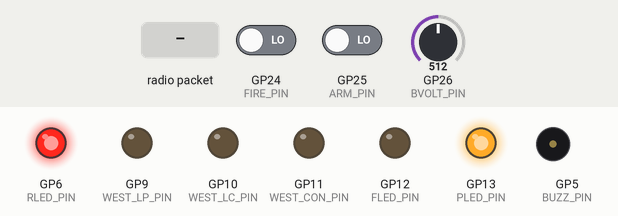
A sketch run on a simulated Raspberry Pi Pico. Shown: output pins drawn as LEDs (lit = HIGH), buzzer (waves = sounding, pin HIGH). Dashed ring = blinking. Inputs (shaded band) come from the test bench; at power-on: GP25 (ARM_PIN) LOW, GP24 (FIRE_PIN) LOW, GP26 (BVOLT_PIN) = 512. No radio packets arrive unless stated; pins used as bus, display or sensor lines are not drawn; what the sketch prints to the serial monitor is not drawn.

Above: at 1.2 s.
1.3 s: GP25 (ARM_PIN) driven HIGH
At 1.5 s:
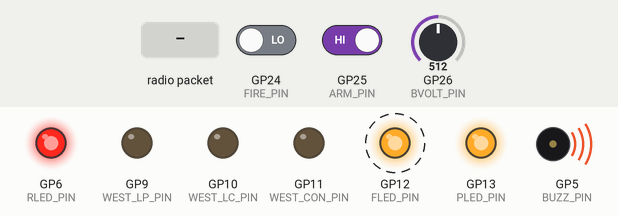
4.3 s: radio packet "1" arrives
At 4.67 s:
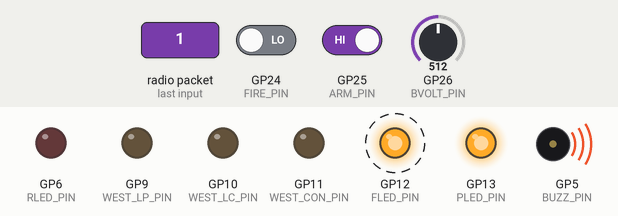
7.3 s: radio packet "0" arrives
At 8.7 s:
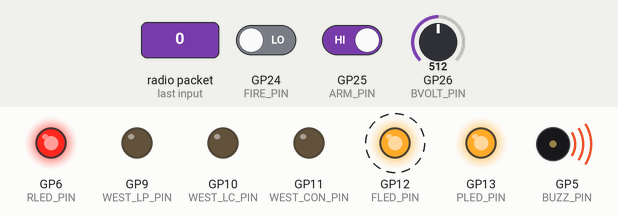
10.3 s: GP25 (ARM_PIN) driven LOW
11.8 s: radio packet "2" arrives
At 12.2 s:
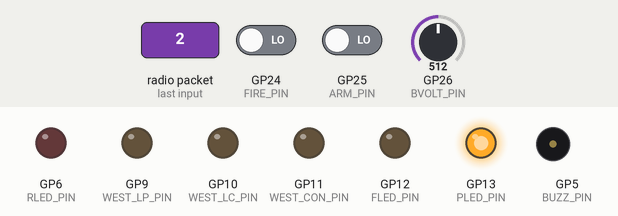
Timing chart, 0 to 14.3 s (numbered marks = the images above; inputs shaded):
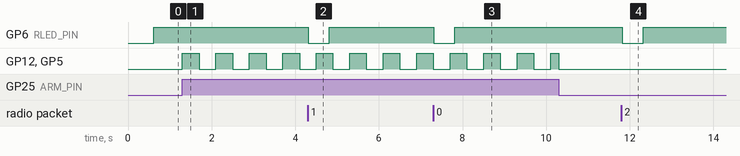

Measured:
- after the input at 1.3 s, GP12 (FLED_PIN), GP5 (BUZZ_PIN): alternates HIGH for 0.40 s and LOW for 0.40 s, starting at once
- after the input at 4.3 s, GP6 (RLED_PIN): HIGH → LOW at once, → HIGH 0.50 s later
- after the input at 7.3 s, GP6 (RLED_PIN): HIGH → LOW at once, → HIGH 0.50 s later
- after the input at 11.8 s, GP6 (RLED_PIN): HIGH → LOW at once, → HIGH 0.50 s later

The sketch:

Gooper.ino
```cpp
/* Gooper.INO
Gooper is the CONTROL box located at the control station
Gooper is ORANGE

This project is developed by OSU AIAA ESRA 2024
Colin Hale-Brown
Dexter Carpenter
*/

/* -------------------- INCLUDED LIBRARIES ------------- */

#include <SPI.h>
#include <RH_RF95.h>

/* -------------------- DEFINE HARDWARE ---------------- */

// define hardware setup
#define RFM95_CS   16
#define RFM95_INT  21
#define RFM95_RST  17

// define radio frequency
#define RF95_FREQ 915.0
RH_RF95 rf95(RFM95_CS, RFM95_INT);

/* -------------------- GLOBAL VARS -------------------- */

// define pins
const int BUZZ_PIN = 5; // Peizo Buzzer
const int RLED_PIN = 6; // Radio Indicator
const int WEST_LP_PIN = 9; // Pad LP Indicator
const int WEST_LC_PIN = 10; // Pad LC Indicator
const int WEST_CON_PIN = 11; // Pad Continuity Indicator
const int FLED_PIN = 12; // Firing Button LED
const int PLED_PIN = 13; // Power Switch LED

const int ARM_PIN = 25; // Arming Switch Pin
const int FIRE_PIN = 24; // Firing Button Pin

const int BVOLT_PIN = A0; // Controller Voltage Divider

// voltage
int BatVoltage = 0;

// radio variables
int16_t packetnum = 0;  // packet counter, we increment per xmission
int RadioTimeout = 1000; // Timeout in ms

// Commands
bool ArmSystem = false;
bool FireSystem = false;

// West Checks
bool ArmIndicator = false;
bool ConIndicator = false;
bool LowBatIndicator = false;
bool LowChgIndicator = false;

// UI variables
int ArmInterval = 400;
int ArmState = LOW;
unsigned long PreviousArmMillis = 0;
unsigned long CurrentArmMillis = 0;
bool Reset = false;
int ResetIntervalA = 200;
int ResetIntervalB = 600;
int ResetState = LOW;
unsigned long PreviousResetMillis = 0;
unsigned long CurrentResetMillis = 0;

/* -------------------- CORE 0 -------------------- */

void setup() {
  // define pin modes
  pinMode(BUZZ_PIN , OUTPUT);
  pinMode(RLED_PIN, OUTPUT);
  pinMode(WEST_LP_PIN, OUTPUT);
  pinMode(WEST_LC_PIN, OUTPUT);
  pinMode(WEST_CON_PIN, OUTPUT);
  pinMode(FLED_PIN, OUTPUT);
  pinMode(PLED_PIN, OUTPUT);

  pinMode(ARM_PIN, INPUT);
  pinMode(FIRE_PIN, INPUT);

  // begin serial
  Serial.begin(115200);

  // Set power LED on Should check battery voltage in the final code
  digitalWrite(PLED_PIN, HIGH);

  // ensure startup success
  while (digitalRead(ARM_PIN) == HIGH || digitalRead(FIRE_PIN) == HIGH) {
    // blink that fucking armed LED like crazy

    // re-read the arming switch
    // re-read firing button
  }
}

// STANDARD LOOP
void loop() {
  // read and print battery voltage
  BatVoltage = analogRead(BVOLT_PIN); // Serial.println(BatVoltage);

  if (digitalRead(ARM_PIN) == HIGH) {
    ArmSystem = true;
    if (digitalRead(FIRE_PIN) == HIGH && !Reset && ArmIndicator) {
      FireSystem = true;
    } else {
      FireSystem = false;
    }
  } else {
    ArmSystem = false;
    FireSystem = false;
    Reset = false;
  }

  if (ArmSystem && !Reset) {
    CurrentArmMillis = millis();

    if (CurrentArmMillis - PreviousArmMillis >= ArmInterval) {
      PreviousArmMillis = CurrentArmMillis;

      if (ArmState == LOW) {
        ArmState = HIGH;
      } else {
        ArmState = LOW;
      }
    }

    digitalWrite(BUZZ_PIN, ArmState);
    digitalWrite(FLED_PIN, ArmState);
  }

  if (Reset) {
    CurrentResetMillis = millis();

    if (CurrentResetMillis - PreviousResetMillis >= ResetIntervalA) {
      PreviousResetMillis = CurrentResetMillis;

      if (ResetState == LOW) {
        ResetState = HIGH;
      } else {
        ResetState = LOW;
      }
    }

    digitalWrite(BUZZ_PIN, ResetState);
    digitalWrite(FLED_PIN, ResetState);
    digitalWrite(WEST_CON_PIN, HIGH);
  }

    while(FireSystem && !Reset) {
      digitalWrite(BUZZ_PIN, HIGH);
      digitalWrite(FLED_PIN, HIGH);
      if (ConIndicator) {
        FireSystem = false;
        Reset = true;
        delay(100);
      }
    }

  // Serial.print("System Armed: "); Serial.println(ArmSystem);
  // Serial.print("Fireing: "); Serial.println(FireSystem);

  // indicate battery status of WestSystems105
  // indicate cont. status of WS105
  // indicate battery status of GOOPER
  // indicate radio connection status

  if (ArmSystem == false && Reset == false){
    digitalWrite(BUZZ_PIN, LOW);
    digitalWrite(FLED_PIN, LOW);
    digitalWrite(WEST_CON_PIN, LOW);
  }
}

/* -------------------- CORE 1 -------------------- */

void setup1() {
  pinMode(RFM95_RST, OUTPUT);
  digitalWrite(RFM95_RST, HIGH);

  Serial.begin(115200);
  //while (!Serial); // debug
  delay(100);

  Serial.println("GOOPER TX");

  // manual reset
  digitalWrite(RFM95_RST, LOW);
  delay(10);
  digitalWrite(RFM95_RST, HIGH);
  delay(10);

  // radio hardware status check
  while (!rf95.init()) {
    Serial.println("LoRa radio init failed");
    Serial.println("Uncomment '#define SERIAL_DEBUG' in RH_RF95.cpp for detailed debug info");
    while (1);
  }
  Serial.println("LoRa radio init OK!");

  // set radio frequency
  if (!rf95.setFrequency(RF95_FREQ)) {
    Serial.println("setFrequency failed");
    while (1);
  }
  Serial.print("Set Freq to: "); Serial.println(RF95_FREQ);

  // set radio power (23dBm)
  rf95.setTxPower(23, false);
}

// RADIO LOOP
void loop1() {
  delay(500); //wait between transmits

  Serial.println("Transmitting...");
  digitalWrite(RLED_PIN, HIGH);

  // Packet Format
  // "<ArmSystem> <FireSystem> <ArmIndicator> <ConIndicator> <LowBatIndicator> <LowChgIndicator> #<PacketID>"
  // example: "1 0 1 0 0 1 #42"
  // This shows the system is sending an armed command and west has armed itself this is the 42nd handshake no firing or continuity. The box is low on igniter voltage but the main battery is fine.
  int length = 20;
  char packetTX[length];
  sprintf(packetTX, "%d %d %d %d %d %d #       ", ArmSystem, FireSystem, ArmIndicator, ConIndicator, LowBatIndicator, LowChgIndicator);
  itoa((int)packetnum++, packetTX+13, 10);

  Serial.print("Sending "); Serial.println(packetTX);
  packetTX[length-1] = 0;

  Serial.println("Sending...");
  delay(10);
  rf95.send((uint8_t *)packetTX, 20);
  delay(10);

  Serial.println("Waiting for packet to complete...");
  rf95.waitPacketSent();
  // Now wait for a reply
  uint8_t buf[RH_RF95_MAX_MESSAGE_LEN];
  uint8_t len = sizeof(buf);

  Serial.println("Waiting for reply...");
  if (rf95.waitAvailableTimeout(RadioTimeout)) {
    // Should be a reply message for us now
    if (rf95.recv(buf, &len)) {
      Serial.print("Got reply: ");
      char* packetRX = (char*)buf; // decode packet
      Serial.println(packetRX);
      Serial.print("RSSI: ");
      Serial.println(rf95.lastRssi(), DEC);
      digitalWrite(RLED_PIN, LOW);

      // Recieve Information from WestSystems105
      if (packetRX[4] == '1') { ArmIndicator  = true; } else { ArmIndicator  = false; } // ArmIndicator
      if (packetRX[6] == '1') { ConIndicator = true; } else { ConIndicator = false; } // ConIndicator
      if (packetRX[8] == '1') { LowBatIndicator = true; } else { LowBatIndicator = false; } // LowBatIndicator
      if (packetRX[10] == '1') { LowChgIndicator = true; } else { LowChgIndicator = false; } // LowChgIndicator

    } else {
      Serial.println("Receive failed");
    }
  } else {
    Serial.println("No reply, is there a listener around?");
  }
}

/* -------------------- FUNCTIONS -------------------- */
```
